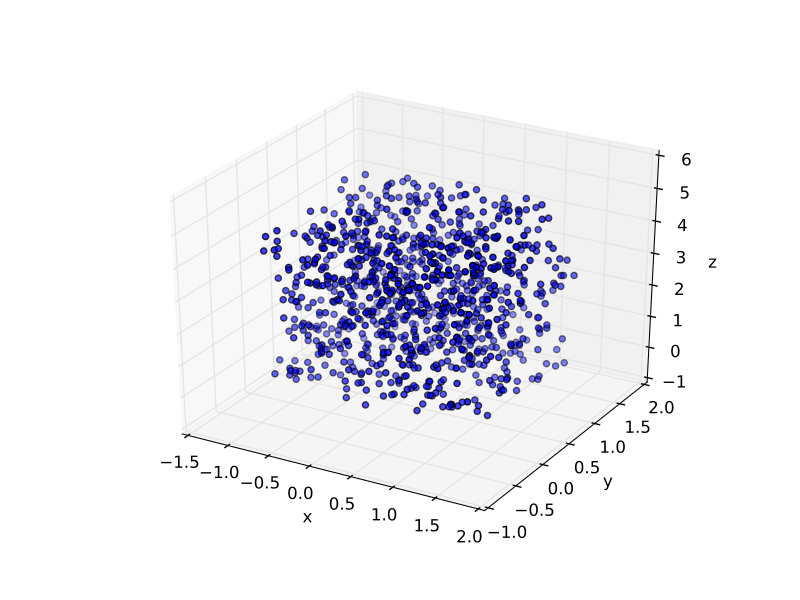

Generate this figure with Python:
import matplotlib.pyplot as plt

from mpl_toolkits.mplot3d import Axes3D
from pyalacarte.optimize import candidate_start_points_random

fig = plt.figure()
ax = plt.axes(projection='3d')

ax.scatter(*candidate_start_points_random([(-1, 1.5), (-.5, 1.5), (0, 5)]))

ax.set_xlabel('x')
ax.set_ylabel('y')
ax.set_zlabel('z')

plt.show()
